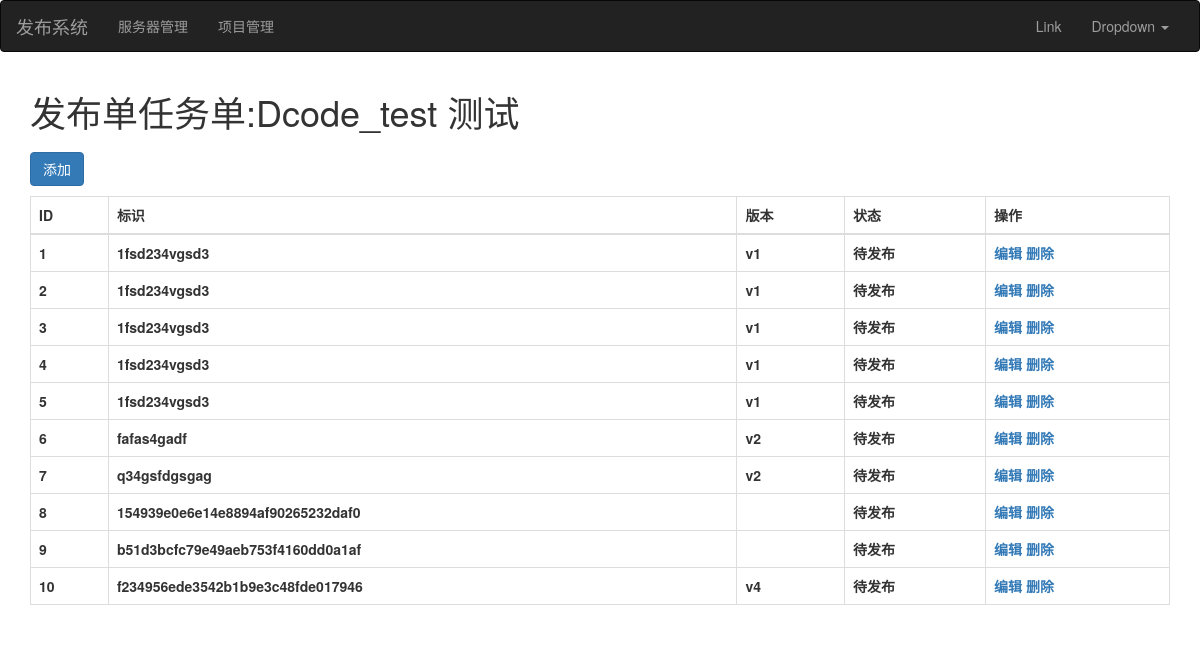
The page /task/list/1 on the database its author committed.
### web/models.py (models this page shows)
class DeployTask(models.Model):
    uuid = models.CharField(verbose_name='标识',max_length=64)
    project = models.ForeignKey(verbose_name="项目环境",to='Project',on_delete=models.CASCADE)
    tag = models.CharField(verbose_name="版本",max_length=32)
    status_choices = (
        (1,'待发布'),
        (2,'发布中'),
        (3,'成功'),
        (4,'失败'),
    )
    status = models.SmallIntegerField(verbose_name="状态",choices=status_choices,default=1)
    before_download_script = models.TextField(verbose_name="下载前脚本",null=True,blank=True)
    after_download_script = models.TextField(verbose_name="下载后脚本",null=True,blank=True)
    before_deploy_script = models.TextField(verbose_name="发布前脚本",null=True,blank=True)
    after_deploy_script = models.TextField(verbose_name="发布后脚本",null=True,blank=True)

### web/views/deploy.py (the view)
# urls.py: path('task/list/<int:project_id>',deploy.task_list,name='task_list'),
def task_list(request,project_id):
    task_obj = DeployTask.objects.filter(project_id=project_id).all()
    probj = Project.objects.get(pk=project_id)
    title = "发布单任务单:" + probj.title + " " + probj.get_env_display()
    return render(request,'task_list.html',{"task_obj": task_obj,"title": title,"probj": probj })

### templates/task_list.html (shortened to what this page needs)
{% extends 'layout.html' %}
{% block content %}
    <div class="container">
        <h1>{{title}}</h1>
        <div>
            <a style="margin: 10px 0;" href="{% url 'task_add' project_id=probj.id %}" class="btn btn-primary">添加</a>
        </div>
        <table class="table table-bordered">
            <thead>
                <th>ID</th>
                <th>标识</th>
                <th>版本</th>
                <th>状态</th>
                <th>操作</th>
            </thead>
            <tbody>
            {% for obj in task_obj %}
                <tr>
                    <th>{{ obj.id }}</th>
                    <th>{{ obj.uuid }}</th>
                    <th>{{ obj.tag }}</th>
                    <th>{{ obj.get_status_display }}</th>
                    <th><span><a href="{% url 'task_edit' project_id=probj.id task_id=obj.id %}">编辑</a></span> <span><a onclick="removeRow(this,{{obj.id}});">删除</a></span></th>
                </tr>
            {% endfor %}
            </tbody>
        </table>
    </div>
{% endblock %}

### rows shown on the page
DeployTask: id "1", uuid "1fsd234vgsd3", tag "v1", status "待发布"
DeployTask: id "2", uuid "1fsd234vgsd3", tag "v1", status "待发布"
DeployTask: id "3", uuid "1fsd234vgsd3", tag "v1", status "待发布"
DeployTask: id "4", uuid "1fsd234vgsd3", tag "v1", status "待发布"
DeployTask: id "5", uuid "1fsd234vgsd3", tag "v1", status "待发布"
DeployTask: id "6", uuid "fafas4gadf", tag "v2", status "待发布"
DeployTask: id "7", uuid "q34gsfdgsgag", tag "v2", status "待发布"
DeployTask: id "8", uuid "154939e0e6e14e8894af90265232daf0", status "待发布"
DeployTask: id "9", uuid "b51d3bcfc79e49aeb753f4160dd0a1af", status "待发布"
DeployTask: id "10", uuid "f234956ede3542b1b9e3c48fde017946", tag "v4", status "待发布"

### other values the page prints
{{ title }} "发布单任务单:Dcode_test 测试"
